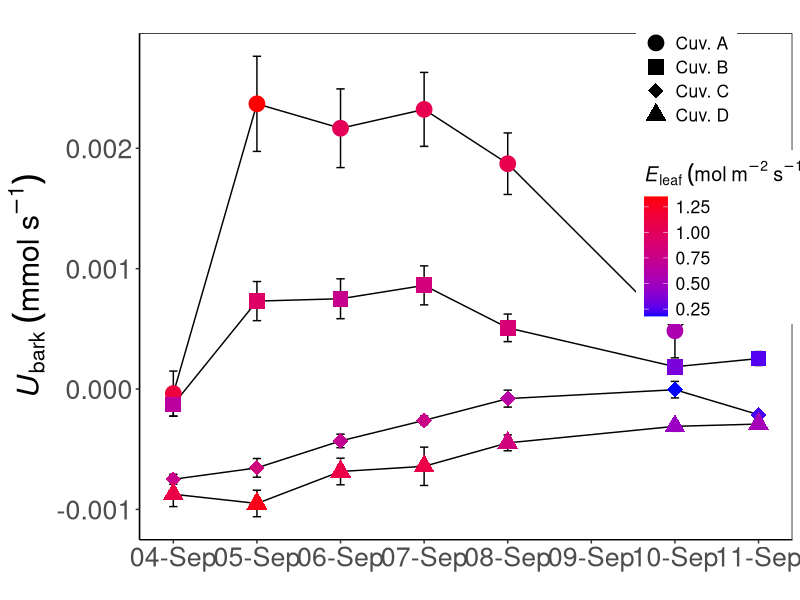

The R source for this figure:
###previous####

library(dplyr)
library(lubridate)
library(ggplot2)

calcSatVap <- function(temp){
  e <- 0.61365 * exp(17.502 * temp/(240.97 + temp))
  return(e)
}
lengthWithoutNA <- function(x){
  l <- length(which(!is.na(x)))
  return(l)
}

s.err <- function(x){sd(x)/sqrt(length(x))}

s.err.na <- function(x){sd(x, na.rm = TRUE)/sqrt(lengthWithoutNA(x))}

####read July 2018 data####

dfJ <- read.table('barkData/July24_complete.csv', sep = ';', header = TRUE)
dfJ$DT <- as.POSIXct(dfJ$DT, format="%Y-%m-%d %H:%M:%S")
dfJ$DOY <- yday(dfJ$DT)
dfJ$timeDec <- hour(dfJ$DT) + (minute(dfJ$DT)/60)
wiJ <- read.csv("barkData/July24_xylem_wi.csv")
dfJ <- dplyr::left_join(dfJ, wiJ, by = 'MpNo')
dfJ$time <- yday(dfJ$DT) + (hour(dfJ$DT)+ minute(dfJ$DT)/60)/24
# calculate deltas (d18O and d2H) of transpired water (d_E), according to:
dfJ$d18O_E <- (dfJ$FlowOut*dfJ$H2Oout_G*dfJ$d18O_out*0.001 - dfJ$FlowIn*dfJ$H2Oin_G*dfJ$d18O_in*0.001)*1000/
  (dfJ$FlowOut*dfJ$H2Oout_G - dfJ$FlowIn*dfJ$H2Oin_G)
dfJ$ss <- ifelse(dfJ$d18O_E <= dfJ$d18_up_lim, 'yes', 'no')
dfJ$d2H_E <- (dfJ$FlowOut*dfJ$H2Oout_G*dfJ$dDH_out*0.001 - dfJ$FlowIn*dfJ$H2Oin_G*dfJ$dDH_in*0.001)*1000/
  (dfJ$FlowOut*dfJ$H2Oout_G - dfJ$FlowIn*dfJ$H2Oin_G)
dfJ$dDH_ex <- dfJ$dDH_out - 8*dfJ$d18O_out
dfJ$dDH_ex_a <- dfJ$dDH_in - 8*dfJ$d18O_in

####read September 2018 data####

dfS <- read.table('barkData/Sept_complete.csv', sep = ';', header = TRUE)
dfS$DT <- as.POSIXct(dfS$DT, format="%Y-%m-%d %H:%M:%S")
wiS <- read.csv("barkData/Sept_xylem_wi.csv")
dfS <- dplyr::left_join(dfS, wiS, by = 'MpNo')
dfS$band_surface_m2 <- dfS$diam_cm * pi * dfS$length_cm/10000
# estimated needle area per branch given a certain branch diameter
# equation according to Cermak et al. 1998 Ann For Sci
# y = 0.003*x^2 - 0.008*x
# y is needle area in m2 and x is branch sectional area in m2 (mm2???)
dfS$cross_section_area_mm2 <- pi*(dfS$diam_cm*10*0.5)^2
dfS$needle_area_m2 <- 0.003*dfS$cross_section_area_mm2^2 - 0.08*dfS$cross_section_area_mm2
# calculate branch transpiration rate
dfS$E_branch <- dfS$TrA * dfS$needle_area_m2
dfS$time <- yday(dfS$DT) + (hour(dfS$DT)+ minute(dfS$DT)/60)/24
dfS$Date <- as.Date(dfS$DT)
dfS$DOY <- yday(dfS$DT)
dfS$fDOY <- as.factor(dfS$DOY)
dfS$timeDec <- hour(dfS$DT)+ (minute(dfS$DT)/60)
dfS$midday <- ifelse(dfS$timeDec >= 10 & dfS$timeDec <= 16 & dfS$PAR >= 300, 'yes', 'no')
# calculate deltas (d18O and d2H) of transpired water (d_E), according to:
dfS$d18O_E <- (dfS$FlowOut*dfS$H2Oout_G*dfS$d18O_out*0.001 - dfS$FlowIn*dfS$H2Oin_G*dfS$d18O_in*0.001)*1000/
  (dfS$FlowOut*dfS$H2Oout_G - dfS$FlowIn*dfS$H2Oin_G)
# add lower limit of ss based on d18O of the xylem
dfS$ss <- ifelse(dfS$d18O_E <= dfS$d18_up_lim & dfS$PAR >= 100 &
                   dfS$timeDec >= 10 & dfS$timeDec < 18 &
                   dfS$DOY >= 247, 'yes', 'no')
dfS$d2H_E <- (dfS$FlowOut*dfS$H2Oout_G*dfS$dDH_out*0.001 - dfS$FlowIn*dfS$H2Oin_G*dfS$dDH_in*0.001)*1000/
  (dfS$FlowOut*dfS$H2Oout_G - dfS$FlowIn*dfS$H2Oin_G)
# 2H/H molar fraction of VSMOW in micromol/mol:
RVSMOW_2H <- 155.76
# calculate 2H/H from deltas in micromol/mol:
dfS$R_2H_E <- (dfS$d2H_E*0.001 +1)*RVSMOW_2H
dfS$R_2H_b <- (dfS$d2H_b*0.001 +1)*RVSMOW_2H
dfS$R_2H_a <- (dfS$d2H_a*0.001 +1)*RVSMOW_2H
# 2H/H molar fraction of water injected to the bandage in micromol/mol:
Rtracer_2H <- 16124.41
# uptake of tracer through the bark in micromol/s:
# dfS$Ubark <- dfS$R_2H_E * dfS$E_branch *1000/Rtracer_2H
dfS$Ubark_old <- dfS$E_branch*(dfS$R_2H_E - dfS$d2H_b)/(Rtracer_2H - dfS$d2H_b)
dfS$Ubark <- dfS$E_branch*(dfS$R_2H_E - dfS$R_2H_b)/(Rtracer_2H - dfS$R_2H_b)
dfS$Ubark_alt <- dfS$E_branch*(dfS$R_2H_a - dfS$R_2H_b)/(Rtracer_2H - dfS$R_2H_b)
# calculate saturated vapor deficit for a given temperature in mol mol-1
# first calculate e_sat in kPa and convert to mbar (multiply by 10),
# then convert to mol mol-1 dividing by atmospheric pressure in mbar
dfS$e_sat <- calcSatVap(dfS$Tref)*10/dfS$ATP
# bark conductance to H2O: 1mmol m-2 s-1
# based on measurements for Co2 on Pinus monticola 
# Cernusak et al. 2001 Oecologia
gbark <- 1
# bark transpiration under the bandage in mmol s-1
dfS$Ebark <- gbark*dfS$e_sat*dfS$band_surface_m2
# isotopic vapour-phase diffusion flow through the bark into the xylem in nmol/s
dfS$Ubark_gas <- Rtracer_2H*1e-06*gbark*0.001*dfS$e_sat*dfS$band_surface_m2*1e09

dfS_summ <- dfS %>%
  subset(ss == 'yes' & DOY != 252) %>%
  group_by(MpNo, Date) %>%
  summarise(Ubark_avg = mean(Ubark, na.rm = T), Ubark_se = s.err.na(Ubark),
            Ubark_old_avg = mean(Ubark_old, na.rm = T), Ubark_old_se = s.err.na(Ubark_old),
            Ubark_alt_avg = mean(Ubark_alt, na.rm = T), Ubark_alt_se = s.err.na(Ubark_alt),
            Ubark_N = lengthWithoutNA(Ubark),
            Ubark_gas_avg = mean(Ubark_gas, na.rm = T),
            Ubark_gas_se = s.err.na(Ubark_gas),
            E_avg = mean(TrA, na.rm = T), E_se = s.err.na(TrA))
myNames <- data.frame(row.names = c(1:4))
myNames$MpNo <- c(1, 2, 7, 8)
myNames$Cuv. <- ifelse(myNames$MpNo == 1, 'Cuv. A', 'Cuv. D')
myNames[which(myNames$MpNo == 2), 'Cuv.'] <- 'Cuv. B'
myNames[which(myNames$MpNo == 7), 'Cuv.'] <- 'Cuv. C'
dfS_summ <- left_join(dfS_summ, myNames, by = 'MpNo')

#### calculate daily mean values of Ubark-gas####

kk <- doBy::summaryBy(Ubark_gas_avg + Ubark_avg ~ Date, FUN = c(mean, s.err), data = dfS_summ)
round(mean(kk$Ubark_avg.mean*1000), 2)
round(s.err(kk$Ubark_avg.mean*1000), 2)
round(mean(kk$Ubark_gas_avg.mean), 2)
round(s.err(kk$Ubark_gas_avg.mean), 2)
round(max(kk$Ubark_gas_avg.mean), 2)
round(kk[which.max(kk$Ubark_gas_avg.mean), 'Ubark_gas_avg.s.err'], 2)

summary(aov(Ubark ~ MpNo_m * fDOY, data = dfS))

####graph Ubark over time ####

windows(12, 8)
ggplot(dfS_summ, aes(x=Date, y=Ubark_avg, shape = Cuv.)) + 
  geom_errorbar(aes(ymin=Ubark_avg - Ubark_se, ymax=Ubark_avg + Ubark_se), width=.1) +
  geom_line()+
  scale_shape_manual(values = c(19, 15, 18, 17)) +
  geom_point(aes(colour = E_avg), size = 5) +
  scale_color_gradient(low = "blue", high = "red") +
  labs(col=expression(italic(E)[leaf]~(mol~m^-2~s^-1)), shape=" ") +
  scale_x_date(date_breaks = "days", date_labels = "%d-%b")+
  labs(title = ' ', x='', y = expression(italic(U)[bark]~(mmol~s^-1)), size = rel(2))+
  theme(axis.text = element_text(size = rel(1.75))) +
  theme(axis.title.y = element_text(size = rel(2))) +
  scale_fill_manual(name = " ", values = c(rep('white', 5))) +
  theme(legend.key = element_blank(), legend.position = c(0.9, 0.75))+
  theme(legend.title = element_text(size = rel(1.3))) +
  theme(legend.text=element_text(size=rel(1.15)))+
  theme(panel.grid.major = element_blank(), panel.grid.minor = element_blank())+
  theme(panel.background = element_blank())+
  theme(axis.line = element_line(colour = "black"))+
  theme(panel.border = element_rect(colour = "black", fill=NA))
